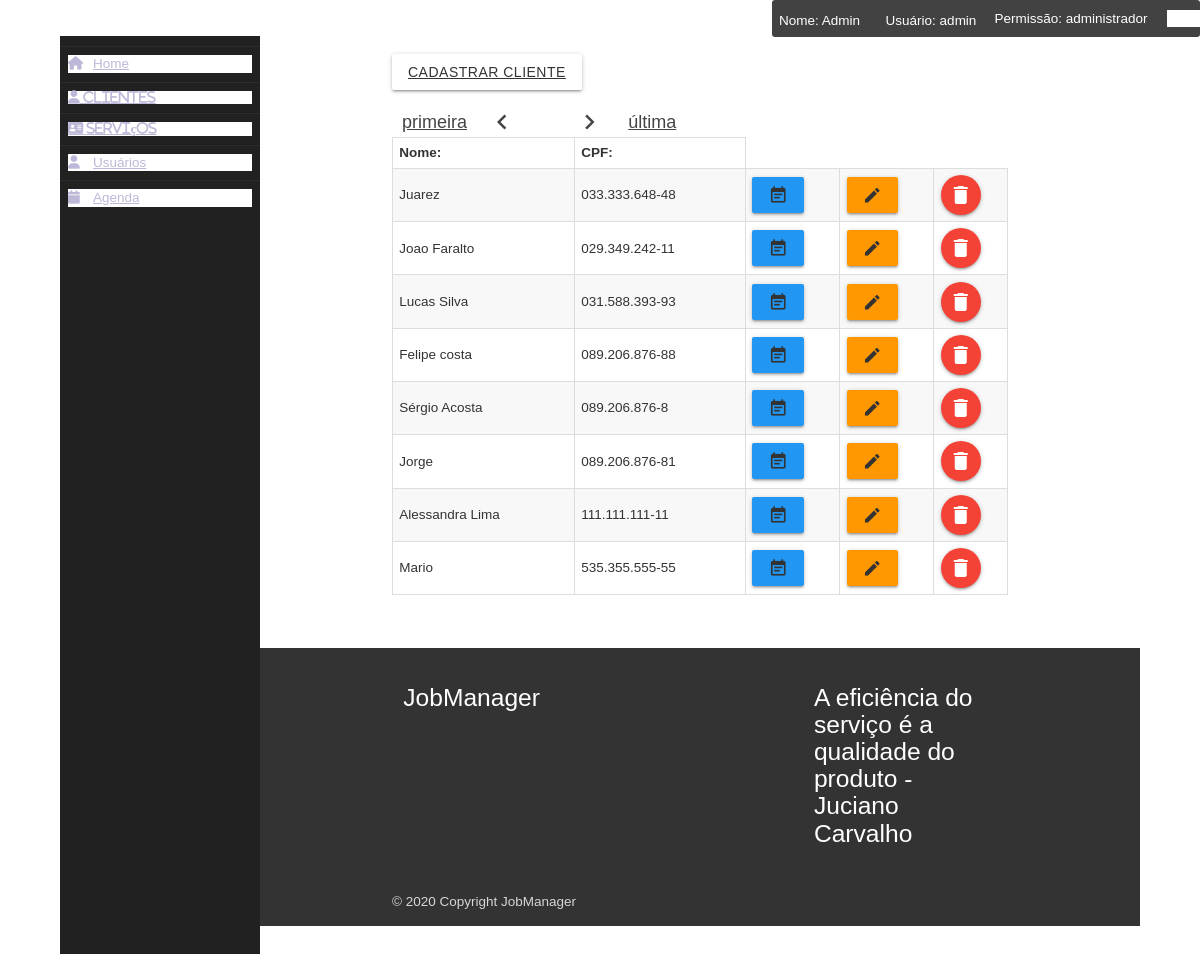
The page /gerenciar_cliente/index.php (signed in) on the database its author committed.
### tables this page shows
CREATE TABLE `tela_login` (
  `id` int(11) NOT NULL,
  `nome` varchar(255) NOT NULL,
  `login` varchar(250) NOT NULL,
  `senha` varchar(255) NOT NULL,
  `tipo` varchar(25) NOT NULL
);

CREATE TABLE `adicionar_cliente` (
  `id` int(11) NOT NULL,
  `nome` varchar(255) NOT NULL,
  `cpf` varchar(255) NOT NULL,
  `telefone` varchar(200) NOT NULL
);

### includes/verificacao_login.php (called while the page is built, shortened)
<?php
require_once '../php_action/db_connect.php';
$id = $_SESSION['id_usuario'];
$sql = "SELECT * FROM tela_login WHERE id = '$id'";
$resultado = mysqli_query($connect, $sql);
if (mysqli_num_rows($resultado) > 0) {
	while ($dados = mysqli_fetch_array($resultado)) {
		$nomeUser = $dados['nome'];
		$tipoUser = $dados['tipo'];
		$userName = $dados['login'];
	}
}

### gerenciar_cliente/index.php (the view, shortened to what this page needs)
<?php
include_once '../includes/header.php';
?>
<div class="container">
	<br>
	<a class="waves-effect waves-light btn modal-trigger" href="#modal1">cadastrar cliente</a>
	<br><br>
	<div class="div-sel " id="div1">
		<?php
		include 'paginacao.php';
		?>
		<table class="striped">
			<thead>
				<tr>
					<th>Nome:</th>
					<th>CPF:</th>
				</tr>
			</thead>
			<tbody>
				<?php
				$sql = "SELECT * FROM adicionar_cliente order by id DESC LIMIT $inicio, $quantidade";
				$resultado = mysqli_query($connect, $sql);
				if (mysqli_num_rows($resultado) > 0) :
					while ($dados = mysqli_fetch_array($resultado)) :
				?>
						<tr>
							<td><?php echo $dados['nome'];	?></td>
							<td><?php echo $dados['cpf'];	?></td>
							<td><a href="#modal4<?php echo $dados['id']; ?>" class="waves-effect  btn modal-trigger blue"><i class="material-icons">event_note</i></a></td>
							<td><a href="#modal3<?php echo $dados['id']; ?>" class="waves-effect  btn modal-trigger orange"><i class="material-icons">edit</i></a></td>
							<?php if ($tipoUser == 'administrador') { ?>
								<td><a href="#modal<?php echo $dados['id']; ?>" class="btn-floating red modal-trigger"><i class="material-icons">delete</i></a></td>
							<?php } ?>
						</tr>
					<?php
					endwhile;
				endif;
				?>
			</tbody>
		</table>
	</div>
</div>
<?php
include_once '../includes/footer.php';
?>

### includes/header.php (shortened to what this page needs)
<?php include '../includes/verificacao_login.php'; ?>
<!DOCTYPE html>
<html lang="pt-br">
<head>
  <link rel="stylesheet" href="../modo_noturno/style.css">
  <link href="../includes/icon.css" rel="stylesheet">
  <link rel="stylesheet" href="../includes/materialize.min.css">
  <link rel="stylesheet" href="../includes/style.css">
</head>
<body>
  <div class="wrapper">
    <div class="user" style="position: fixed; right: 0; top: 0; z-index: 100; background-color: #424242; color: white;display: flex; align-items: center;border-radius: .2rem;">
      <p style="padding: .8rem 1.2rem .5rem .5rem;">Nome: <?php echo $nomeUser; ?></p>
      <p style="padding: .8rem 1.2rem .5rem .5rem;">Usuário: <?php echo $userName; ?></p>
      <p style="padding-right:.5rem;">Permissão: <?php echo $tipoUser; ?></p>
      <a href="http://localhost/tcc/login/" style="padding-right:.5rem;color: white; font-weight: 600; margin-left: .8rem;">Sair</a>
    </div>
    <div class="sidebar">
      <ul>
        <li><a href="../menu/menu.php"><i class="fas fa-home"></i>Home</a></li>
        <div class="menu-departamento" style="color: white;">
          <li class=""><a class=' fas fa-user' href='../gerenciar_cliente'> Clientes</a></li>
          <li class="lista"><a class=' fas fa-address-card' href='#'> Serviços</a></li>
          <?php if ($tipoUser == 'administrador') : ?>
          <li class="lista"><a href="#"><i class="fas fa-user"></i>Usuários</a></li>
          <?php endif; ?>
        </div>
        <li><a href="../calendar_2/index.php"><i class="fas fa-calendar"></i>Agenda</a></li>
      </ul>
    </div>
    <div class="main_content">

### gerenciar_cliente/paginacao.php (shortened to what this page needs)
<?php
$quantidade = 10;
$pagina     = (isset($_GET['pagina'])) ? (int) $_GET['pagina'] : 1;
$inicio     = ($quantidade * $pagina) - $quantidade;
$sqlTotal   = "SELECT * FROM adicionar_cliente order by id DESC";
$qrTotal    = mysqli_query($connect, $sqlTotal) or die(mysqli_error($connect));
$numTotal   = mysqli_num_rows($qrTotal);
$totalPagina = ceil($numTotal / $quantidade);
$anterior  = (($pagina - 1) == 0) ? 1 : $pagina - 1;
$posterior = (($pagina + 1) >= $totalPagina) ? $totalPagina : $pagina + 1;
?>
<div id="navegacao" >
    <?php
    echo "<ul class='pagination '><li class='waves-effect' style='background-color: #fffff2 ;'><a href='?pagina=1' class='' >primeira</a></li>";
    echo "<li class='waves-effect' style='background-color: #fffff2;'><a href=\"?pagina=$anterior\" class='' ><i class='material-icons'>chevron_left</i></a></li>";
    ?>
    <?php
    echo '<li class="active blue"><a href="?pagina=' . $pagina . '"class="" ><strong>' . $pagina . '</strong></a></li>';
    echo " <li class='waves-effect' style='background-color: #fffff2;'><a href=\"?pagina=$posterior\" class=''><i class='material-icons'>chevron_right</i></a></li> ";
    echo "  <li class='waves-effect' style='background-color: #fffff2;'><a href=\"?pagina=$totalPagina\" class=''>última</a></li></ul>";
    ?>
</div>

### includes/footer.php (shortened to what this page needs)
<br><br><br>
<footer class="page-footer" style="position:relative;bottom:0;left:0;width:100%;background: rgb(51, 51, 51);">
  <div class="container">
    <div class="row">
      <div class="col l6 s12">
        <h5 class="white-text">JobManager</h5>
      </div>
      <div class="col l4 offset-l2 s12">
        <h5 class="white-text">A eficiência do serviço é a qualidade do produto - Juciano Carvalho</h5>
      </div>
    </div>
  </div>
  <div class="footer-copyright">
    <div class="container">
      © 2020 Copyright JobManager
    </div>
  </div>
</footer>
</body>
</html>

### modo_noturno/style.css (style rules this page uses)
*, *::before, *::after { box-sizing: border-box; }
:root { --clr-light: #fffff2; --clr-dark: #011411; --clr-primary: #2a2c27; --clr-secondary: #2b3332; --clr-accent: #ff7750; --foreground: var(--clr-dark); --background: var(--clr-light); --ff-title: "Playfair Display", serif; --ff-body: "Assistant", sans-serif; }
body { background: var(--background); color: var(--foreground); font-family: var(--ff-body); font-size: 18px; line-height: 1.6; }
.btn { padding: 1em 2em; text-decoration: none; text-transform: uppercase; border-radius: 5px; position: relative; display: inline-block; line-height: 1; }
.btn::after { content: ""; position: absolute; width: 100%; height: 100%; left: -4px; top: 4px; border-radius: inherit; z-index: -1; }

### includes/header.php (style rules this page uses)
* { margin: 0; padding: 0; box-sizing: border-box; list-style: none; text-decoration: none; }
.wrapper { display: flex; position: relative; }
.wrapper .sidebar { width: 200px; height: 100%; background: #212121; padding: 10px 0px; position: fixed; }
.wrapper .sidebar ul li { padding: 8px; border-bottom: 1px solid #bdb8d7; border-bottom: 1px solid rgba(0, 0, 0, 0.05); border-top: 1px solid rgba(255, 255, 255, 0.05); }
.wrapper .sidebar ul li a { color: #bdb8d7; display: block; }
.wrapper .sidebar ul li a .fas { width: 25px; }
.wrapper .main_content { width: 100%; margin-left: 200px; }

### rows shown on the page
tela_login: nome "Admin", login "admin", tipo "administrador"
adicionar_cliente: nome "Juarez", cpf "033.333.648-48"
adicionar_cliente: nome "Joao Faralto", cpf "029.349.242-11"
adicionar_cliente: nome "Lucas Silva", cpf "031.588.393-93"
adicionar_cliente: nome "Felipe costa", cpf "089.206.876-88"
adicionar_cliente: nome "Sérgio Acosta", cpf "089.206.876-8"
adicionar_cliente: nome "Jorge", cpf "089.206.876-81"
adicionar_cliente: nome "Alessandra Lima", cpf "111.111.111-11"
adicionar_cliente: nome "Mario", cpf "535.355.555-55"
